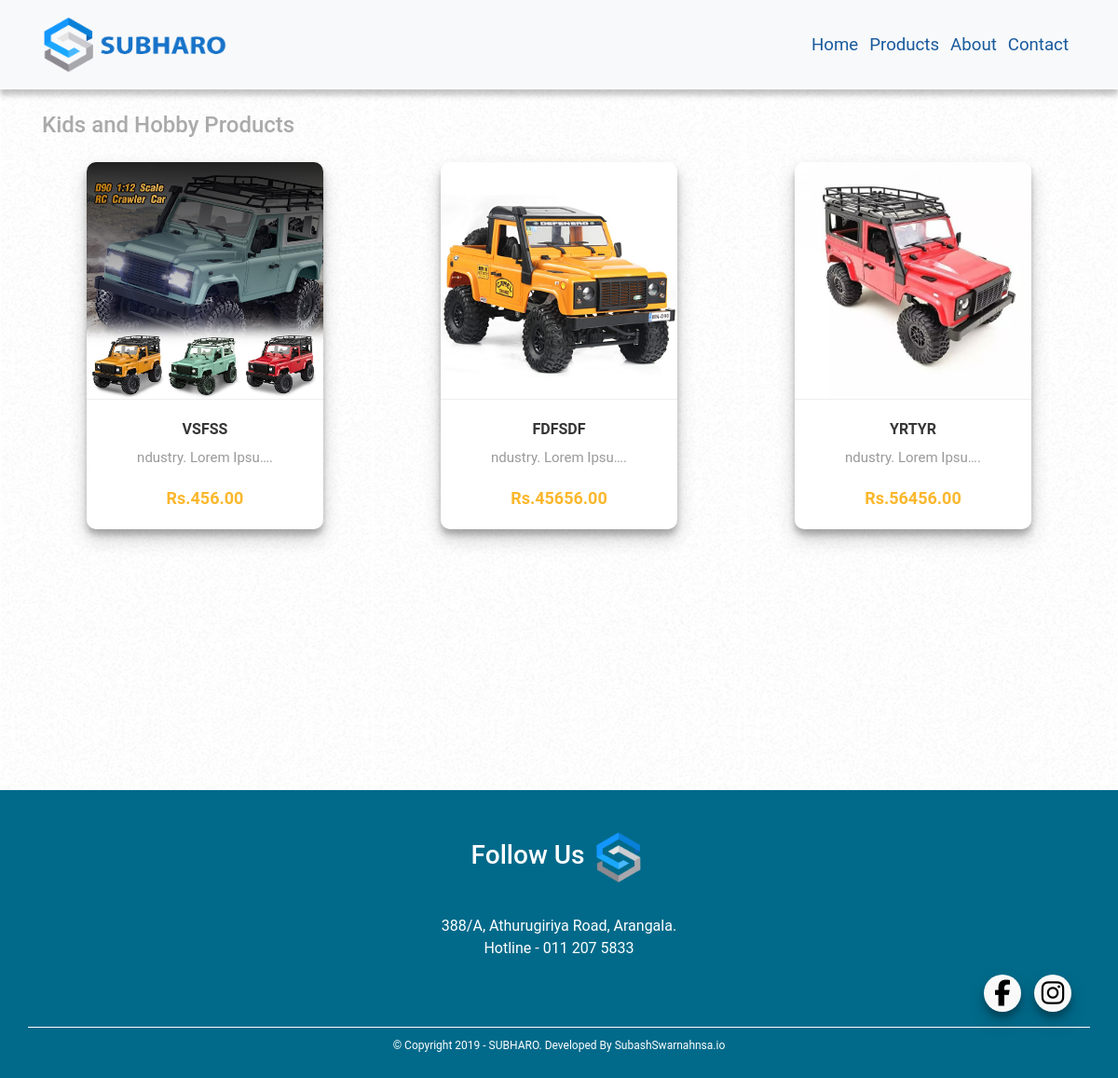
Page /toys/ on the committed database.
### shop/models.py (models this page shows, shortened)
class Item(models.Model):
    name = models.CharField(max_length=100)
    description = models.TextField()
    price = models.DecimalField(decimal_places=2, max_digits=10000)
    slug = models.SlugField(unique=True)
    featured = models.BooleanField(default=False)
    category = models.CharField(choices=CATEGORY_CHOICES, max_length=1)
    image = models.ImageField(upload_to="items/", null=True, blank=True)

### shop/views.py (the view)
# urls.py: path('toys/', views.toys, name='toys'),
def toys(request):
    items = Item.objects.all()
    context = {'items': items}
    return render(request, 'toys.html', context)

### shop/templates/toys.html (shortened to what this page needs)
{% extends 'base.html' %}
{% block content %}
<div class="container">
  <h4>Kids and Hobby Products</h4>
  <div class="row">
    {% for item in items %}
      {% if item.category == 'T' %}
      <div class="card-deck mx-auto align-items-center">
        <div class="card card-inverse card-success text-center" style="width: 15.9rem;">
          <a href="{% url 'single_product' slug=item.slug %}"><img class="card-img-top" src="{{ item.image.url }}" alt="Card image cap"></a>
          <div class="card-body">
            <a style="text-decoration:none" href="{% url 'single_product' slug=item.slug %}"><b>{{ item.name }}</b></a>
            <p class="card-text">{{ item.description|truncatechars:20 }}.</p>
            <a style="text-decoration:none" href="{% url 'single_product' slug=item.slug %}"><div class="product-price">Rs.{{ item.price }}</div></a>
          </div>
        </div>
      </div>
   {% endif %}
  {% endfor %}
  </div>
</div>
{% endblock %}

### shop/static/css/show.css (style rules this page uses)
body { font-family: 'Roboto', sans-serif; background: url(../images/so-white.png) }
.product-price { font-size: 18px; color: #fbb72c; font-weight: 600; text-decoration: none; }
.card-body { overflow: hidden; border-top: 1px solid #eee; font-family: 'Roboto', sans-serif; }
.card-body p { font-size: 15px; line-height: 16px; margin-bottom: 22px; color: #999; }
.card-body b { font-family: 'Roboto', sans-serif; font-weight: 40pt; display: block; margin-bottom: 10px; text-transform: uppercase; color: #363636; text-decoration: none; transition: 0.3s; }
.card-img-top { max-width: 100%; max-height: 490px; }
.product-price { font-size: 18px; color: #fbb72c; font-weight: 600; }
.card { box-shadow: 0 10px 20px rgba(0,0,0,0.19), 0 6px 6px rgba(0,0,0,0.23); overflow: hidden; border-style: none; border-radius: 10px; margin: 6%; display: inline-block; float: none; width: 100%; text-decoration: none; max-width: 100%; }
h4 { padding-top: 120px; color: #ABAAAA; font-size: 18pt; }
.container { max-width:auto; width: 100%; margin: 0 auto; }

### rows in the picture
Item: image (picture), name "VSFSS", description "ndustry. Lorem Ipsu…", price "456.00"
Item: image (picture), name "FDFSDF", description "ndustry. Lorem Ipsu…", price "45656.00"
Item: image (picture), name "YRTYR", description "ndustry. Lorem Ipsu…", price "56456.00"
